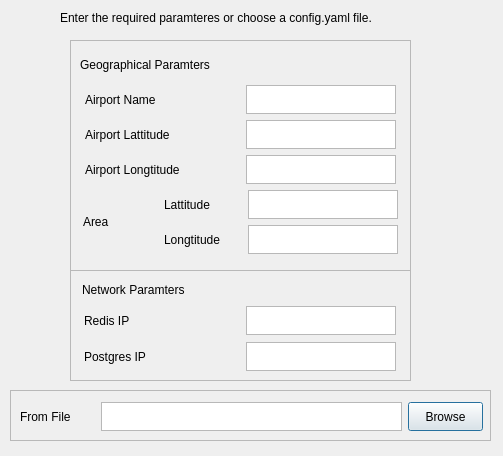
<?xml version="1.0" encoding="UTF-8"?>
<ui version="4.0">
 <class>configureDialog</class>
 <widget class="QDialog" name="configureDialog">
  <property name="geometry">
   <rect>
    <x>0</x>
    <y>0</y>
    <width>503</width>
    <height>456</height>
   </rect>
  </property>
  <property name="windowTitle">
   <string>Dialog</string>
  </property>
  <property name="modal">
   <bool>false</bool>
  </property>
  <widget class="QFrame" name="frame">
   <property name="geometry">
    <rect>
     <x>10</x>
     <y>390</y>
     <width>481</width>
     <height>51</height>
    </rect>
   </property>
   <property name="frameShape">
    <enum>QFrame::StyledPanel</enum>
   </property>
   <property name="frameShadow">
    <enum>QFrame::Raised</enum>
   </property>
   <widget class="QWidget" name="">
    <property name="geometry">
     <rect>
      <x>10</x>
      <y>11</y>
      <width>464</width>
      <height>31</height>
     </rect>
    </property>
    <layout class="QHBoxLayout" name="horizontalLayout">
     <item>
      <widget class="QLabel" name="label">
       <property name="minimumSize">
        <size>
         <width>75</width>
         <height>29</height>
        </size>
       </property>
       <property name="maximumSize">
        <size>
         <width>75</width>
         <height>29</height>
        </size>
       </property>
       <property name="text">
        <string>From File</string>
       </property>
      </widget>
     </item>
     <item>
      <widget class="QTextBrowser" name="textBrowser">
       <property name="minimumSize">
        <size>
         <width>300</width>
         <height>29</height>
        </size>
       </property>
       <property name="maximumSize">
        <size>
         <width>301</width>
         <height>29</height>
        </size>
       </property>
      </widget>
     </item>
     <item>
      <widget class="QPushButton" name="configureBrowseButton">
       <property name="minimumSize">
        <size>
         <width>75</width>
         <height>29</height>
        </size>
       </property>
       <property name="maximumSize">
        <size>
         <width>75</width>
         <height>29</height>
        </size>
       </property>
       <property name="text">
        <string>Browse</string>
       </property>
      </widget>
     </item>
    </layout>
   </widget>
  </widget>
  <widget class="QFrame" name="frame_2">
   <property name="geometry">
    <rect>
     <x>70</x>
     <y>40</y>
     <width>341</width>
     <height>231</height>
    </rect>
   </property>
   <property name="frameShape">
    <enum>QFrame::StyledPanel</enum>
   </property>
   <property name="frameShadow">
    <enum>QFrame::Raised</enum>
   </property>
   <widget class="QWidget" name="">
    <property name="geometry">
     <rect>
      <x>10</x>
      <y>10</y>
      <width>322</width>
      <height>204</height>
     </rect>
    </property>
    <layout class="QVBoxLayout" name="verticalLayout_6">
     <item>
      <layout class="QVBoxLayout" name="verticalLayout_5">
       <item>
        <widget class="QLabel" name="label_5">
         <property name="text">
          <string>Geographical Paramters</string>
         </property>
        </widget>
       </item>
       <item>
        <layout class="QHBoxLayout" name="horizontalLayout_4">
         <item>
          <layout class="QVBoxLayout" name="verticalLayout_3">
           <item>
            <widget class="QLabel" name="label_7">
             <property name="minimumSize">
              <size>
               <width>150</width>
               <height>29</height>
              </size>
             </property>
             <property name="maximumSize">
              <size>
               <width>150</width>
               <height>29</height>
              </size>
             </property>
             <property name="text">
              <string>Airport Name</string>
             </property>
            </widget>
           </item>
           <item>
            <widget class="QLabel" name="label_4">
             <property name="minimumSize">
              <size>
               <width>150</width>
               <height>29</height>
              </size>
             </property>
             <property name="maximumSize">
              <size>
               <width>250</width>
               <height>29</height>
              </size>
             </property>
             <property name="text">
              <string>Airport Lattitude</string>
             </property>
            </widget>
           </item>
           <item>
            <widget class="QLabel" name="label_6">
             <property name="minimumSize">
              <size>
               <width>150</width>
               <height>29</height>
              </size>
             </property>
             <property name="maximumSize">
              <size>
               <width>150</width>
               <height>29</height>
              </size>
             </property>
             <property name="text">
              <string>Airport Longtitude</string>
             </property>
            </widget>
           </item>
          </layout>
         </item>
         <item>
          <layout class="QVBoxLayout" name="verticalLayout_4">
           <item>
            <widget class="QTextEdit" name="airportName">
             <property name="minimumSize">
              <size>
               <width>150</width>
               <height>29</height>
              </size>
             </property>
             <property name="maximumSize">
              <size>
               <width>150</width>
               <height>29</height>
              </size>
             </property>
            </widget>
           </item>
           <item>
            <widget class="QTextEdit" name="airportLat">
             <property name="minimumSize">
              <size>
               <width>150</width>
               <height>29</height>
              </size>
             </property>
             <property name="maximumSize">
              <size>
               <width>150</width>
               <height>29</height>
              </size>
             </property>
            </widget>
           </item>
           <item>
            <widget class="QTextEdit" name="airportLon">
             <property name="minimumSize">
              <size>
               <width>150</width>
               <height>29</height>
              </size>
             </property>
             <property name="maximumSize">
              <size>
               <width>150</width>
               <height>29</height>
              </size>
             </property>
            </widget>
           </item>
          </layout>
         </item>
        </layout>
       </item>
      </layout>
     </item>
     <item>
      <layout class="QHBoxLayout" name="horizontalLayout_3">
       <item>
        <layout class="QHBoxLayout" name="horizontalLayout_2">
         <item>
          <widget class="QLabel" name="label_8">
           <property name="minimumSize">
            <size>
             <width>75</width>
             <height>29</height>
            </size>
           </property>
           <property name="maximumSize">
            <size>
             <width>75</width>
             <height>29</height>
            </size>
           </property>
           <property name="text">
            <string>Area</string>
           </property>
          </widget>
         </item>
         <item>
          <layout class="QVBoxLayout" name="verticalLayout">
           <item>
            <widget class="QLabel" name="label_9">
             <property name="minimumSize">
              <size>
               <width>75</width>
               <height>29</height>
              </size>
             </property>
             <property name="maximumSize">
              <size>
               <width>75</width>
               <height>29</height>
              </size>
             </property>
             <property name="text">
              <string>Lattitude</string>
             </property>
            </widget>
           </item>
           <item>
            <widget class="QLabel" name="label_10">
             <property name="minimumSize">
              <size>
               <width>75</width>
               <height>29</height>
              </size>
             </property>
             <property name="maximumSize">
              <size>
               <width>75</width>
               <height>29</height>
              </size>
             </property>
             <property name="text">
              <string>Longtitude</string>
             </property>
            </widget>
           </item>
          </layout>
         </item>
        </layout>
       </item>
       <item>
        <layout class="QVBoxLayout" name="areaLayout">
         <item>
          <widget class="QTextEdit" name="areaLat">
           <property name="minimumSize">
            <size>
             <width>150</width>
             <height>29</height>
            </size>
           </property>
           <property name="maximumSize">
            <size>
             <width>150</width>
             <height>29</height>
            </size>
           </property>
          </widget>
         </item>
         <item>
          <widget class="QTextEdit" name="areaLon">
           <property name="minimumSize">
            <size>
             <width>150</width>
             <height>29</height>
            </size>
           </property>
           <property name="maximumSize">
            <size>
             <width>150</width>
             <height>29</height>
            </size>
           </property>
          </widget>
         </item>
        </layout>
       </item>
      </layout>
     </item>
    </layout>
   </widget>
   <zorder>label_4</zorder>
   <zorder>label_5</zorder>
   <zorder></zorder>
   <zorder>airportLat</zorder>
   <zorder>layoutWidget</zorder>
   <zorder>layoutWidget_2</zorder>
   <zorder>label_4</zorder>
   <zorder>airportLon</zorder>
   <zorder></zorder>
   <zorder>label_8</zorder>
   <zorder>label_9</zorder>
   <zorder>label_10</zorder>
   <zorder>areaLat</zorder>
   <zorder>areaLon</zorder>
  </widget>
  <widget class="QFrame" name="frame_3">
   <property name="geometry">
    <rect>
     <x>70</x>
     <y>270</y>
     <width>341</width>
     <height>111</height>
    </rect>
   </property>
   <property name="frameShape">
    <enum>QFrame::StyledPanel</enum>
   </property>
   <property name="frameShadow">
    <enum>QFrame::Raised</enum>
   </property>
   <widget class="QLabel" name="label_11">
    <property name="geometry">
     <rect>
      <x>12</x>
      <y>12</y>
      <width>146</width>
      <height>16</height>
     </rect>
    </property>
    <property name="text">
     <string>Network Paramters</string>
    </property>
   </widget>
   <widget class="QWidget" name="">
    <property name="geometry">
     <rect>
      <x>14</x>
      <y>35</y>
      <width>312</width>
      <height>68</height>
     </rect>
    </property>
    <layout class="QHBoxLayout" name="horizontalLayout_5">
     <item>
      <layout class="QVBoxLayout" name="verticalLayout_7">
       <item>
        <widget class="QLabel" name="label_12">
         <property name="minimumSize">
          <size>
           <width>150</width>
           <height>29</height>
          </size>
         </property>
         <property name="maximumSize">
          <size>
           <width>150</width>
           <height>29</height>
          </size>
         </property>
         <property name="text">
          <string>Redis IP</string>
         </property>
        </widget>
       </item>
       <item>
        <widget class="QLabel" name="label_13">
         <property name="minimumSize">
          <size>
           <width>150</width>
           <height>29</height>
          </size>
         </property>
         <property name="maximumSize">
          <size>
           <width>250</width>
           <height>29</height>
          </size>
         </property>
         <property name="text">
          <string>Postgres IP</string>
         </property>
        </widget>
       </item>
      </layout>
     </item>
     <item>
      <layout class="QVBoxLayout" name="verticalLayout_8">
       <item>
        <widget class="QTextEdit" name="redisIP">
         <property name="minimumSize">
          <size>
           <width>150</width>
           <height>29</height>
          </size>
         </property>
         <property name="maximumSize">
          <size>
           <width>150</width>
           <height>29</height>
          </size>
         </property>
        </widget>
       </item>
       <item>
        <widget class="QTextEdit" name="postgresIP">
         <property name="minimumSize">
          <size>
           <width>150</width>
           <height>29</height>
          </size>
         </property>
         <property name="maximumSize">
          <size>
           <width>150</width>
           <height>29</height>
          </size>
         </property>
        </widget>
       </item>
      </layout>
     </item>
    </layout>
   </widget>
  </widget>
  <widget class="QLabel" name="label_2">
   <property name="geometry">
    <rect>
     <x>60</x>
     <y>10</y>
     <width>421</width>
     <height>16</height>
    </rect>
   </property>
   <property name="text">
    <string>Enter the required paramteres or choose a config.yaml file.</string>
   </property>
  </widget>
  <zorder>frame</zorder>
  <zorder>label</zorder>
  <zorder>frame_2</zorder>
  <zorder>frame_3</zorder>
  <zorder>label_2</zorder>
 </widget>
 <resources/>
 <connections/>
</ui>
